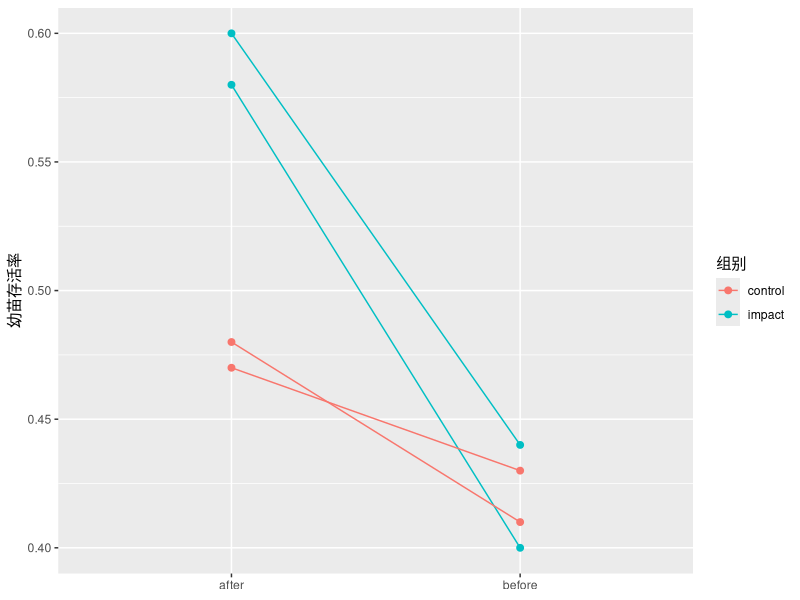

Recreate this plot in R.
## ---- chunk 1
library(dplyr)
library(ggplot2)

survival <- tibble::tribble(
  ~site_id, ~group,     ~period,  ~survival_rate,
  "A1",     "impact",   "before", 0.40,
  "A1",     "impact",   "after",  0.58,
  "A2",     "impact",   "before", 0.44,
  "A2",     "impact",   "after",  0.60,
  "C1",     "control",  "before", 0.41,
  "C1",     "control",  "after",  0.48,
  "C2",     "control",  "before", 0.43,
  "C2",     "control",  "after",  0.47
)

site_change <- survival |>
  tidyr::pivot_wider(
    names_from = period,
    values_from = survival_rate
  ) |>
  mutate(change = after - before)

effect_estimate <- site_change |>
  group_by(group) |>
  summarise(mean_change = mean(change), .groups = "drop") |>
  tidyr::pivot_wider(
    names_from = group,
    values_from = mean_change
  ) |>
  mutate(baci_effect = impact - control)

effect_estimate
## ---- chunk 2
ggplot(survival, aes(x = period, y = survival_rate, group = site_id, color = group)) +
  geom_line() +
  geom_point(size = 2) +
  labs(
    x = NULL,
    y = "幼苗存活率",
    color = "组别"
  )
